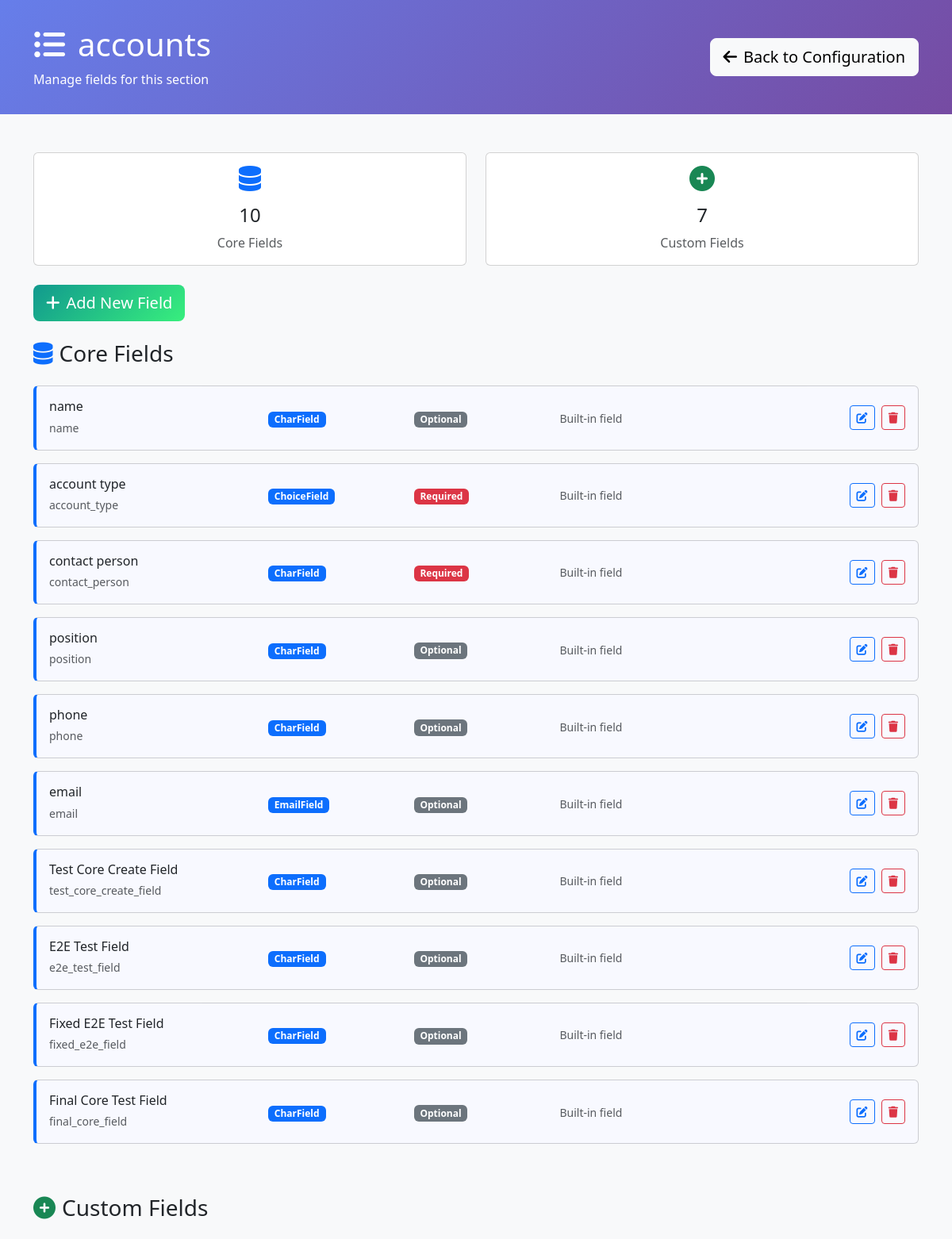
/configuration/section/5/ (signed in, upper part), run on an earlier commit of the app's database.
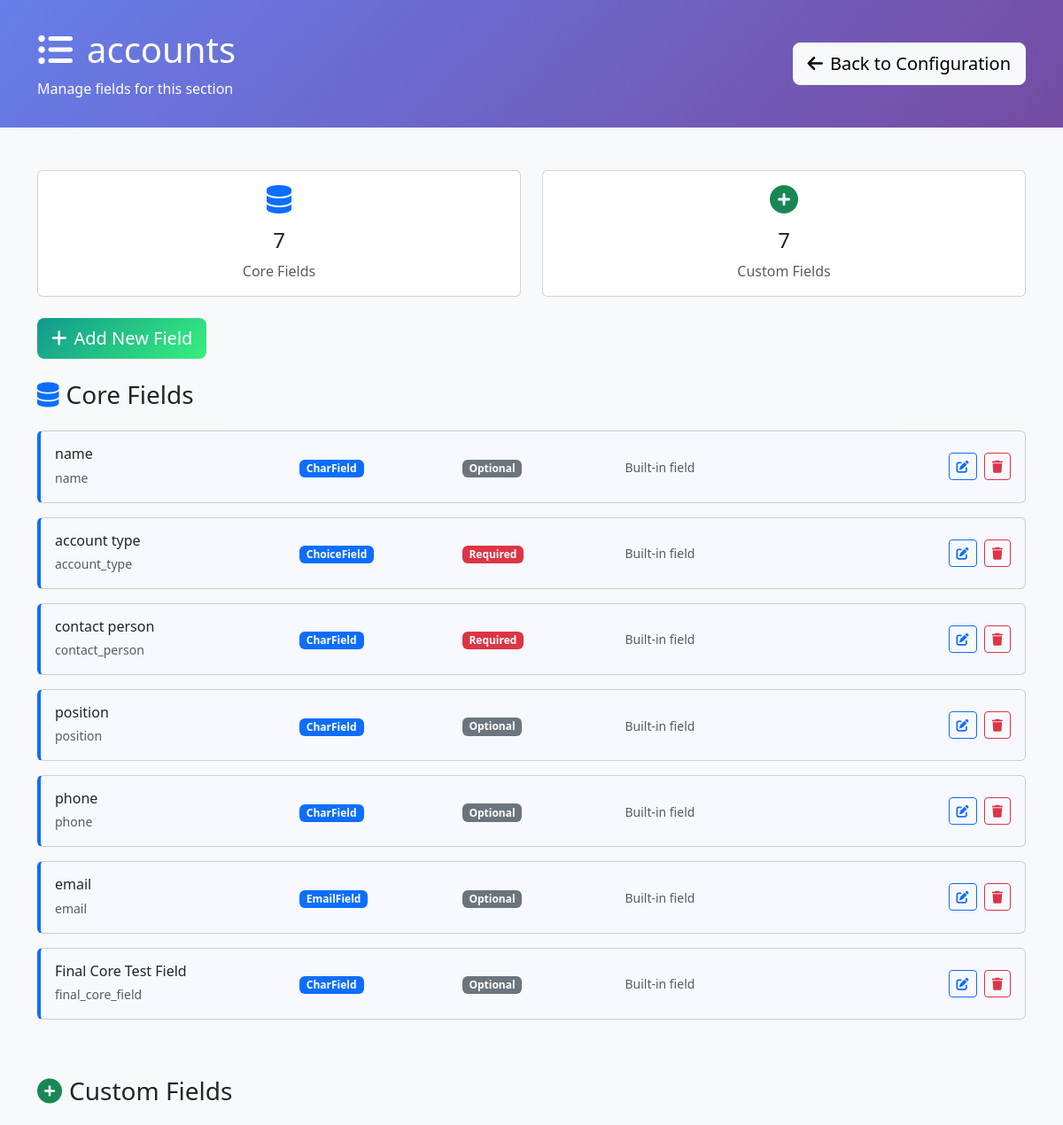
And on a later commit of the database.
### requests/models.py (models this page shows, shortened)
class DynamicSection(models.Model):
    name = models.CharField(max_length=255, unique=True, help_text="Internal section name")
    display_name = models.CharField(max_length=255, help_text="Display name shown to users")
    description = models.TextField(blank=True, help_text="Description of this section's purpose")
    order = models.IntegerField(default=100, help_text="Display order")
    is_core_section = models.BooleanField(default=False, help_text="True if this represents an existing admin model")
    source_model = models.CharField(max_length=255, blank=True, help_text="Full model name (e.g. 'accounts.Account') for core sections")
    created_at = models.DateTimeField(auto_now_add=True)
    updated_at = models.DateTimeField(auto_now=True)
    class Meta:
        verbose_name = "Dynamic Section"
        verbose_name_plural = "Dynamic Sections"
        ordering = ['is_core_section', 'order', 'name']

class DynamicField(models.Model):
    FIELD_TYPES = [
        ('char', 'Text (Short)'),
        ('text', 'Text (Long)'),
        ('email', 'Email'),
        ('url', 'URL'),
        ('slug', 'Slug'),
        ('integer', 'Integer'),
        ('decimal', 'Decimal'),
        ('float', 'Float'),
        ('date', 'Date'),
        ('datetime', 'Date & Time'),
        ('time', 'Time'),
        ('boolean', 'Checkbox (Yes/No)'),
        ('choice', 'Dropdown (Single Choice)'),
        ('multiple_choice', 'Multiple Choice'),
        ('file', 'File Upload'),
        ('image', 'Image Upload'),
        ('foreign_key', 'Link to Another Model'),
        ('many_to_many', 'Multiple Links'),
        ('json', 'JSON Data'),
    ]
    model = models.ForeignKey(DynamicModel, on_delete=models.CASCADE, related_name='fields', null=True, blank=True)
    section = models.ForeignKey(DynamicSection, on_delete=models.CASCADE, related_name='fields', null=True, blank=True)
    name = models.CharField(max_length=100, help_text="Field name in database (lowercase, underscores)")
    display_name = models.CharField(max_length=100, help_text="Label shown in forms")
    field_type = models.CharField(max_length=20, choices=FIELD_TYPES)
    is_core_field = models.BooleanField(default=False, help_text="True if this represents an existing model field")
    CORE_MODE_CHOICES = [
        ('override', 'Override Existing Field'),
        ('create', 'Create New Core Field'),
    ]
    STORAGE_CHOICES = [
        ('model_field', 'Store in Model Field'),
        ('value_store', 'Store in DynamicFieldValue'),
    ]
    core_mode = models.CharField(
        max_length=20,
        choices=CORE_MODE_CHOICES,
        default='override',
        help_text="Whether to override existing field or create new one"
    )
    model_field_name = models.CharField(
        max_length=100,
        blank=True,
        help_text="Name of existing model field to override (required for override mode)"
    )
    storage = models.CharField(
        max_length=20,
        choices=STORAGE_CHOICES,
        default='value_store',
        help_text="Where to store field values"
    )
    required = models.BooleanField(default=False)
    default_value = models.TextField(blank=True, help_text="Default value (JSON format for complex types)")
    help_text = models.CharField(max_length=200, blank=True)
    max_length = models.PositiveIntegerField(null=True, blank=True, help_text="For text fields")
    max_digits = models.PositiveIntegerField(null=True, blank=True, help_text="For decimal fields")
    decimal_places = models.PositiveIntegerField(null=True, blank=True, help_text="For decimal fields")
    choices = models.JSONField(default=dict, help_text="For choice fields: {'value': 'display_name'}")
    related_model = models.CharField(max_length=100, blank=True, help_text="Model to link to (app.Model)")
    section_name = models.CharField(max_length=100, default='General', help_text="Form section name for grouping (legacy field)")
    order = models.PositiveIntegerField(default=0, help_text="Order within section")
    is_active = models.BooleanField(default=True, help_text="Whether field is shown in forms")
    created_at = models.DateTimeField(auto_now_add=True)
    updated_at = models.DateTimeField(auto_now=True)
    class Meta:
        verbose_name = "Dynamic Field"
        verbose_name_plural = "Dynamic Fields"
        ordering = ['model', 'section', 'section_name', 'order']

### requests/configuration_views.py (the view)
# urls.py: path('section/<int:section_id>/', configuration_views.section_fields, name='section_fields'),
@staff_member_required
def section_fields(request, section_id):
    from requests.models import DynamicSection
    is_legacy_dynamic = request.GET.get('dynamic') == 'true'
    if is_legacy_dynamic:
        dynamic_model = get_object_or_404(DynamicModel, id=section_id)
        model_name = f"{dynamic_model.app_label}.{dynamic_model.name}"
        display_name = dynamic_model.display_name
        fields = DynamicField.objects.filter(
            model=dynamic_model,
            is_active=True
        ).order_by('section_name', 'order')
        section_type = 'legacy'
        model_fields = []  # Legacy models don't have core model fields
    else:
        section = get_object_or_404(DynamicSection, id=section_id)
        model_name = section.name
        display_name = section.display_name
        section_type = 'core' if section.is_core_section else 'custom'
        fields = section.fields.filter(is_active=True).order_by('order')
        if section.is_core_section:
            model_fields = []
            core_fields = fields.filter(is_core_field=True)
            for field in core_fields:
                choices_obj = {}
                try:
                    if field.choices and field.choices != '{}':
                        choices_obj = json.loads(field.choices)
                except (json.JSONDecodeError, ValueError):
                    choices_obj = {}
                model_fields.append({
                    'id': field.id,
                    'name': field.name,
                    'display_name': field.display_name,
                    'field_type': field.field_type,
                    'required': field.required,
                    'is_model_field': True,
                    'is_core_field': True,
                    'choices': choices_obj,  # Pass Python dict for json_script filter
                    'choices_script_id': f'choices-{field.id}'  # Pre-computed script ID
                })
        else:
            model_fields = []
    dynamic_fields = []
    for field in fields:
        if section_type == 'core' and field.is_core_field:
            continue
        choices_obj = {}
        try:
            if field.choices and field.choices != '{}':
                choices_obj = json.loads(field.choices)
        except (json.JSONDecodeError, ValueError):
            choices_obj = {}
        dynamic_fields.append({
            'id': field.id,
            'name': field.name,
            'display_name': field.display_name,
            'field_type': field.field_type,
            'required': field.required,
            'section_name': field.section_name if hasattr(field, 'section_name') else 'Custom Fields',
            'order': field.order,
            'max_length': field.max_length,
            'choices': choices_obj,  # Pass Python dict for json_script filter
            'choices_script_id': f'choices-{field.id}',  # Pre-computed script ID
            'default_value': field.default_value,
            'is_model_field': False,
            'is_core_field': getattr(field, 'is_core_field', False)
        })
    context = {
        'section_id': section_id,
        'section_name': model_name,
        'display_name': display_name,
        'section_type': section_type,
        'source_model': getattr(section, 'source_model', '') if not is_legacy_dynamic else '',
        'model_fields': model_fields,
        'dynamic_fields': dynamic_fields,
        'all_fields': model_fields + dynamic_fields,
        'is_legacy_dynamic': is_legacy_dynamic,
        'is_core_section': section_type == 'core',
        'is_custom_section': section_type == 'custom'
    }
    return render(request, 'configuration/section_fields.html', context)

### requests/templates/configuration/section_fields.html (shortened to what this page needs)
<!DOCTYPE html>
<html lang="en">
<head>
    <link href="https://cdn.jsdelivr.net/npm/bootstrap@5.3.0/dist/css/bootstrap.min.css" rel="stylesheet">
    <link href="https://cdnjs.cloudflare.com/ajax/libs/font-awesome/6.0.0/css/all.min.css" rel="stylesheet">
</head>
<body class="bg-light">
    <div class="config-header">
        <div class="container">
            <div class="row align-items-center">
                <div class="col-md-8">
                    <h1 class="mb-2">
                        <i class="fas fa-list-ul me-3"></i>{{ display_name }}
                    </h1>
                    <p class="mb-0 opacity-90">
                        Manage fields for this section
                    </p>
                </div>
                <div class="col-md-4 text-end">
                    <a href="{% url 'configuration:dashboard' %}" class="btn btn-light btn-lg">
                        <i class="fas fa-arrow-left me-2"></i>Back to Configuration
                    </a>
                </div>
            </div>
        </div>
    </div>
    <div class="container my-5">
        <div class="row mb-4">
            <div class="col-md-6">
                <div class="card text-center">
                    <div class="card-body">
                        <i class="fas fa-database fa-2x text-primary mb-3"></i>
                        <h4>{{ model_fields|length }}</h4>
                        <p class="text-muted mb-0">Core Fields</p>
                    </div>
                </div>
            </div>
            <div class="col-md-6">
                <div class="card text-center">
                    <div class="card-body">
                        <i class="fas fa-plus-circle fa-2x text-success mb-3"></i>
                        <h4>{{ dynamic_fields|length }}</h4>
                        <p class="text-muted mb-0">Custom Fields</p>
                    </div>
                </div>
            </div>
        </div>
        <div class="row mb-4">
            <div class="col-12">
                <button class="btn btn-add-field btn-lg" onclick="showAddFieldModal()">
                    <i class="fas fa-plus me-2"></i>Add New Field
                </button>
            </div>
        </div>
        {% if model_fields %}
        <div class="row">
            <div class="col-12">
                <h3 class="mb-4">
                    <i class="fas fa-database me-2 text-primary"></i>Core Fields
                </h3>
                {% for field in model_fields %}
                <div class="card field-card model-field mb-3" data-field-id="{{ field.id }}">
                    <div class="card-body">
                        <div class="row align-items-center">
                            <div class="col-md-3">
                                <h6 class="mb-1 field-title">{{ field.display_name }}</h6>
                                <small class="text-muted">{{ field.name }}</small>
                            </div>
                            <div class="col-md-2">
                                <span class="badge bg-primary field-type-badge" data-type="{{ field.field_type }}">{{ field.field_type }}</span>
                            </div>
                            <div class="col-md-2">
                                {% if field.required %}
                                <span class="badge bg-danger">Required</span>
                                {% else %}
                                <span class="badge bg-secondary">Optional</span>
                                {% endif %}
                            </div>
                            <div class="col-md-3">
                                <small class="text-muted">Built-in field</small>
                            </div>
                            <div class="col-md-2 text-end">
                                <button class="btn btn-outline-primary btn-sm me-1"
                                        onclick="editField({{ field.id }}, 'model')">
                                    <i class="fas fa-edit"></i>
                                </button>
                                <button class="btn btn-outline-danger btn-sm"
                                        onclick="deleteField({{ field.id }}, '{{ field.display_name }}')">
                                    <i class="fas fa-trash"></i>
                                </button>
                            </div>
                        </div>
                    </div>
                </div>
                {% endfor %}
            </div>
        </div>
        {% endif %}
        {% if dynamic_fields %}
        <div class="row mt-5">
            <div class="col-12">
                <h3 class="mb-4">
                    <i class="fas fa-plus-circle me-2 text-success"></i>Custom Fields
                </h3>
            </div>
        </div>
        {% endif %}
    </div>
</body>
</html>

### requests/templates/configuration/section_fields.html (style rules this page uses)
.config-header { background: linear-gradient(135deg, #667eea 0%, #764ba2 100%); color: white; padding: 2rem 0; }
.field-card { transition: all 0.3s ease; border-left: 4px solid #dee2e6; }
.field-card.model-field { border-left-color: #0d6efd; background-color: #f8f9ff; }
.field-type-badge { font-size: 0.75rem; padding: 0.25rem 0.5rem; }
.btn-add-field { background: linear-gradient(135deg, #11998e 0%, #38ef7d 100%); border: none; color: white; }

What changed in the data, as far as the page shows it:
no longer on this page (row edited): DynamicField: display_name "Test Core Create Field", name "test_core_create_field", field_type "CharField"
no longer on this page (row edited): DynamicField: display_name "E2E Test Field", name "e2e_test_field", field_type "CharField"
no longer on this page (row edited): DynamicField: display_name "Fixed E2E Test Field", name "fixed_e2e_field", field_type "CharField"
Also different on the page:
{{ model_fields|length }}: "10" → "7"
list line gone: "Optional Built-in field"
